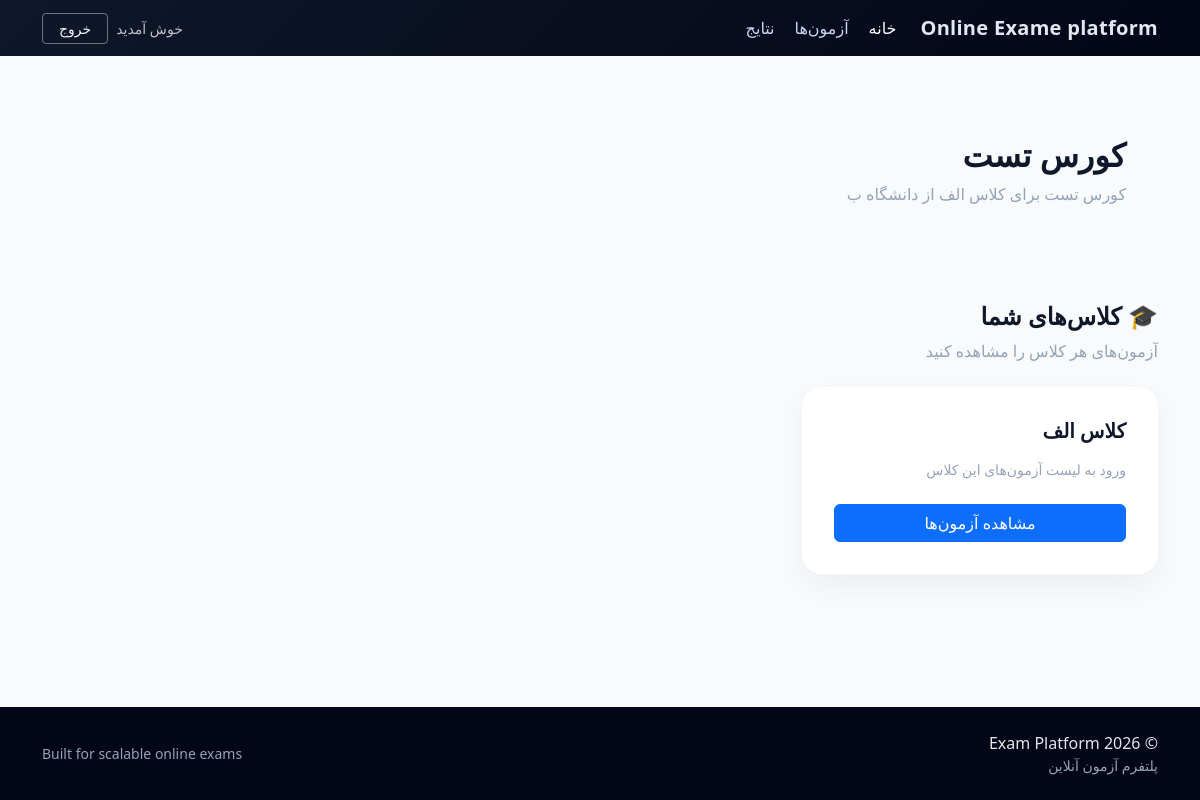
The app's page /courses/1/ (signed in) with its own data.
### courses/models.py (models this page shows, shortened)
class Course(models.Model):
    title = models.CharField(max_length=200)
    description = models.TextField(blank=True)
    teacher = models.ForeignKey(
        User,
        on_delete=models.CASCADE,
        related_name='teaching_courses'
    )
    created_at = models.DateTimeField(auto_now_add=True)

class ClassGroup(models.Model):
    course = models.ForeignKey(
        Course,
        on_delete=models.CASCADE,
        related_name='class_groups'
    )
    title = models.CharField(max_length=50)
    description = models.TextField(blank=True)
    is_active = models.BooleanField(default=True)
    created_at = models.DateTimeField(auto_now_add=True)
    class Meta:
        unique_together = ('course', 'title')
        ordering = ['course', 'title']

### courses/views.py (the view)
# urls.py: path('<int:course_id>/', StudentCourseDetailView.as_view(), name='detail'),
class StudentCourseDetailView(
    LoginRequiredMixin,
    DetailView, StudentEnrolledRequiredMixin
):
    model = Course
    pk_url_kwarg = 'course_id'
    template_name = 'courses/student_course_details.html'
    context_object_name = 'course'
    def get_context_data(self, **kwargs):
        context = super().get_context_data(**kwargs)
        context['class_groups'] = (
            self.object.class_groups.filter(
                enrollments__student=self.request.user
            )
        )
        return context

### templates/courses/student_course_details.html (shortened to what this page needs)
{% extends 'base/base.html' %}
{% block content %}
<div class="course-header mb-5">
    <h2 class="fw-bold mb-2">
        {{ course.title }}
    </h2>
    {% if course.description %}
        <p class="text-muted">
            {{ course.description }}
        </p>
    {% endif %}
</div>
<div class="mb-4">
    <h4 class="fw-bold">
        🎓 کلاس‌های شما
    </h4>
    <p class="text-muted">
        آزمون‌های هر کلاس را مشاهده کنید
    </p>
</div>
<div class="row g-4">
    {% for class in class_groups %}
        <div class="col-md-6 col-lg-4">
            <div class="class-card h-100">
                <div class="class-card-body">
                    <h5 class="fw-bold mb-3">
                        {{ class.title }}
                    </h5>
                    <p class="text-muted small mb-4">
                        ورود به لیست آزمون‌های این کلاس
                    </p>
                    <a href="{% url 'exams:class-exam-list' class.id %}"
                       class="btn btn-primary w-100">
                        مشاهده آزمون‌ها
                    </a>
                </div>
            </div>
        </div>
    {% endfor %}
</div>
{% endblock %}

### static/css/style.css (style rules this page uses)
body { background-color: #f8fafc; color: #0f172a; }
.course-header { background: #f8fafc; border-radius: 1.25rem; padding: 2rem; }
.class-card { background: #ffffff; border-radius: 1.25rem; box-shadow: 0 12px 30px rgba(15, 23, 42, 0.05); transition: transform 0.25s ease, box-shadow 0.25s ease; }
.class-card-body { padding: 2rem; }
.text-muted { color: #94a3b8 !important; }

### records on screen
Course: title "کورس تست", description "کورس تست برای کلاس الف از دانشگاه ب"
ClassGroup: title "کلاس الف"
